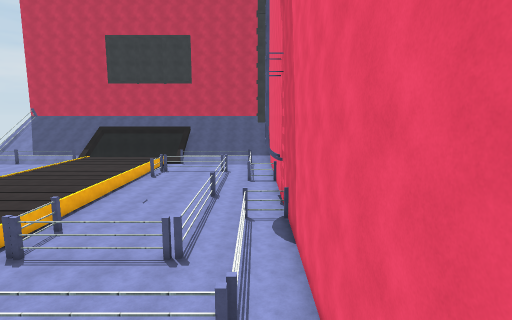
[1] (above)

14 first-person views from a walk through a 3-D level made in the Unity game engine. The camera is 1.4 m above the floor, tilts 8° down and sees 80° across. The floor is counted in squares, 1 m on a side. Each view is taken from the middle of a square. On the plan, view 1 faces up. The plan holds only what a view shows up to about 14 squares ahead; the rest is blank. The place goes on beyond the plan. The player is left out. Surface patterns are stand-ins for the level's own textures.

[2]
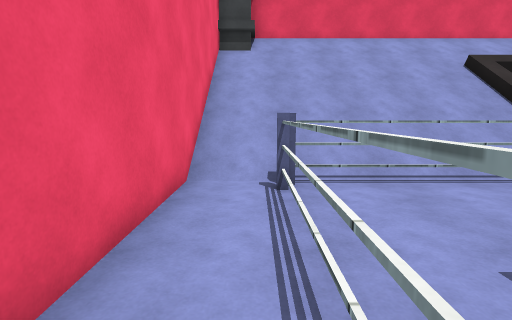

[3]
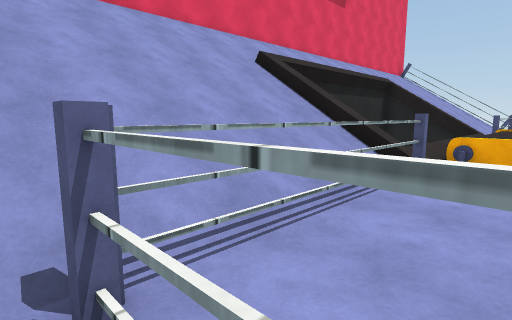

[4]
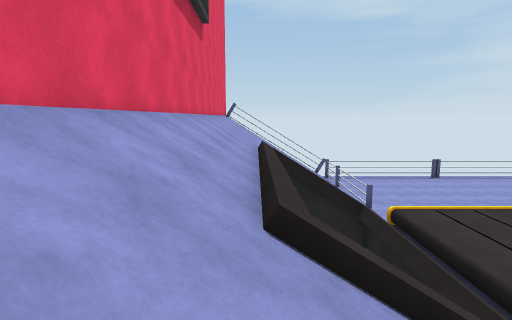

[5]
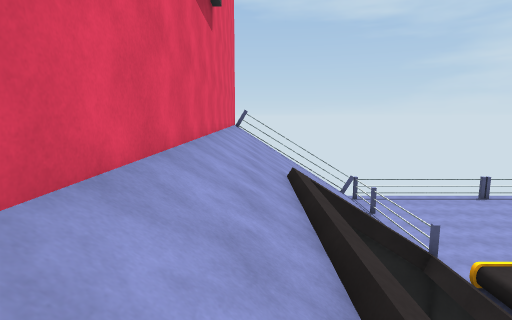

[6]
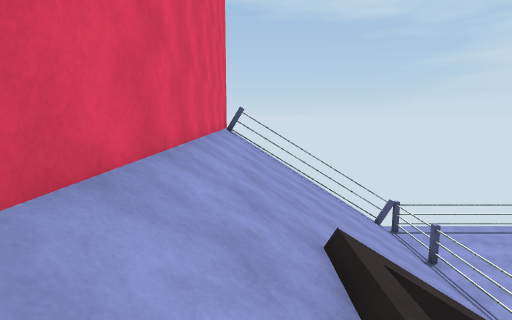

[7]
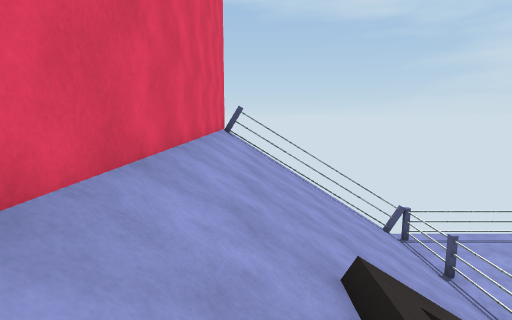

[8]
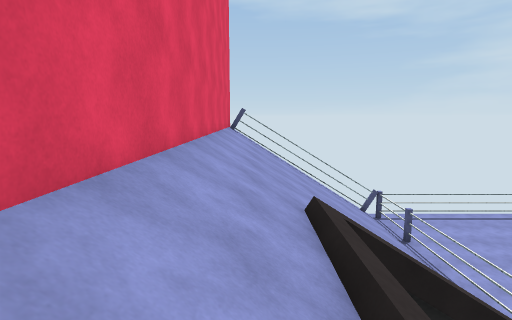

[9]
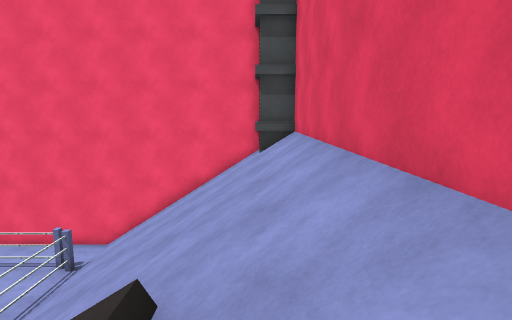

[10]
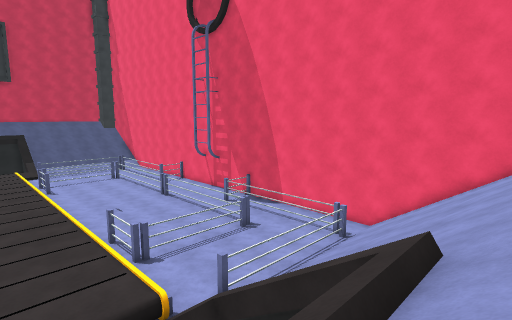

[11]
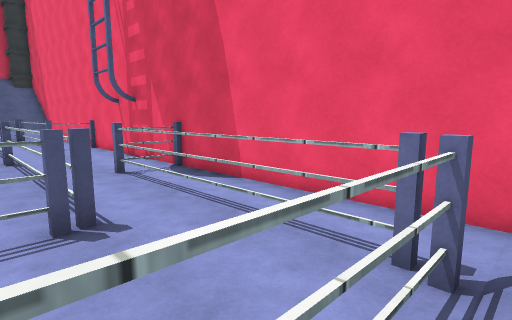

[12]
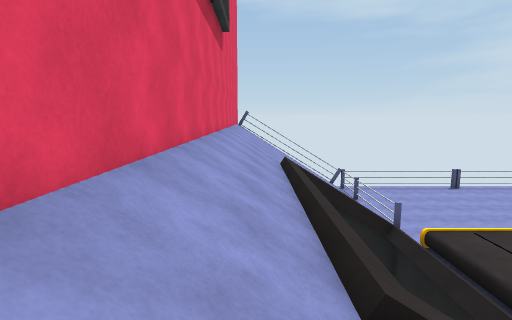

[13]
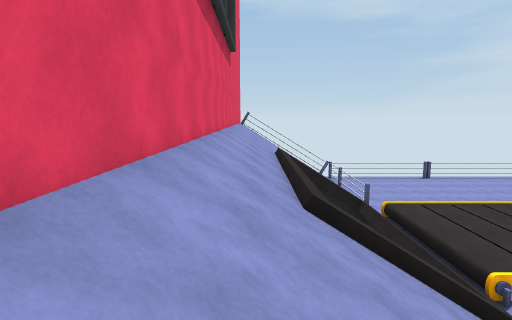

[14]
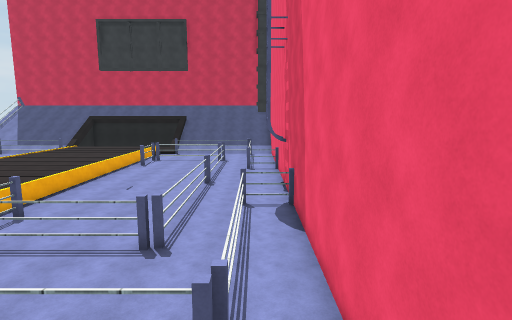

### Floor plan
Key: @ floor where view 1 was taken; # wall or solid block; x gap in a wall; . main floor; : floor 1 m higher than the main floor; / step, stairs or slope; = window, fence, low wall or low ledge; v drop or lower ground; T thing the floor can be seen under or through; O other object.
Columns run from 28 left of view 1 to 2 right of it. Each row starts with its distance up from view 1.
 16                          #    #
 15                 :::......#....#
 14                 :::......#.TT##
 13                 :::......#.T..#
 12                 :::.#....#.T..#
 11            =:   :::.#....#.T..#
 10 #....  ..  =:::::::.#TTTTT.T..#
  9 #..... ... =:::::::........T..#
  8 #......... =:::::::........T..#
  7 #..........=:::::::........T..#
  6 ##########.====v===.########..#
  5 x/////// /vvvvvvvvvv/ ////////#
  4 v/////// vv         O/////////#
  3 v/////// =v         =/////////#
  2 v/////// /v         //////////#
  1 v/////////vvvvvvvvvv//////////#
  0 v/////////#/////////=///////@/#
 -1 v///////////////////////////###
 -2 x///////////////////////////#
 -3  ############################

Positions as (right, up) in squares from view 1, and headings:
1: (0, 0), facing up
2: (0, 12), facing down
3: (0, 8), facing down-left
4: (-4, 0), facing left
5: (-8, -1), facing left
6: (-14, -1), facing left
7: (-15, -1), facing left
8: (-12, -1), facing left
9: (-11, -1), facing right
10: (-13, -1), facing up-right
11: (-4, 5), facing up-right
12: (-5, -1), facing left
13: (-1, -1), facing left
14: (0, 2), facing up
